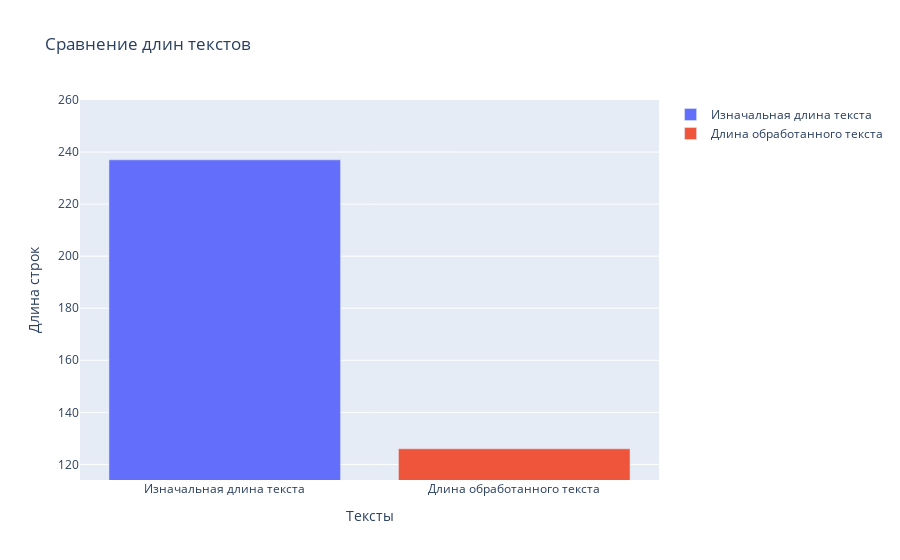

Notebook code for this chart:
### Markdown cell above
#### Медианное значение сжатия текста

### Code cell
from src.preprocessing import *
from statistics import median

from plotly import graph_objects as go

import json

from plotly.offline import init_notebook_mode

init_notebook_mode(connected=True)

path: str = "../data/cintra_phoenix_oils_hr_mgck_feather.json"

data: dict = json.load(open(path, encoding="utf-8"))

docs: list[str] = [doc["quote"] for doc in data]
orig_median_length: int = median([len(doc) for doc in docs])

edited: list[str] = preprocess(docs)["Edited"]
edited_median_length = median([len(doc) for doc in edited])

max_length: int = max(orig_median_length, edited_median_length)
min_length: int = min(orig_median_length, edited_median_length)

fig = go.Figure(data=[
    go.Bar(name='Изначальная длина текста', x=['Изначальная длина текста'], y=[max_length]),
    go.Bar(name='Длина обработанного текста', x=['Длина обработанного текста'], y=[min_length])
])
fig.update_layout(
    title='Сравнение длин текстов',
    xaxis_title='Тексты',
    yaxis_title='Длина строк',
    yaxis=dict(range=[min_length - int(min_length * 0.1), max_length + int(max_length * 0.1)]),
    barmode='group'
)
fig.show()

### Figure 1 — Plotly figure (JSON) as saved in the notebook; plotly's stock layout.template omitted (floating-point values rounded to 4 significant figures)
{"data": [{"name": "Изначальная длина текста", "x": ["Изначальная длина текста"], "y": [237], "type": "bar"}, {"name": "Длина обработанного текста", "x": ["Длина обработанного текста"], "y": [126], "type": "bar"}], "layout": {"yaxis": {"title": {"text": "Длина строк"}, "range": [114, 260]}, "title": {"text": "Сравнение длин текстов"}, "xaxis": {"title": {"text": "Тексты"}}, "barmode": "group"}}
